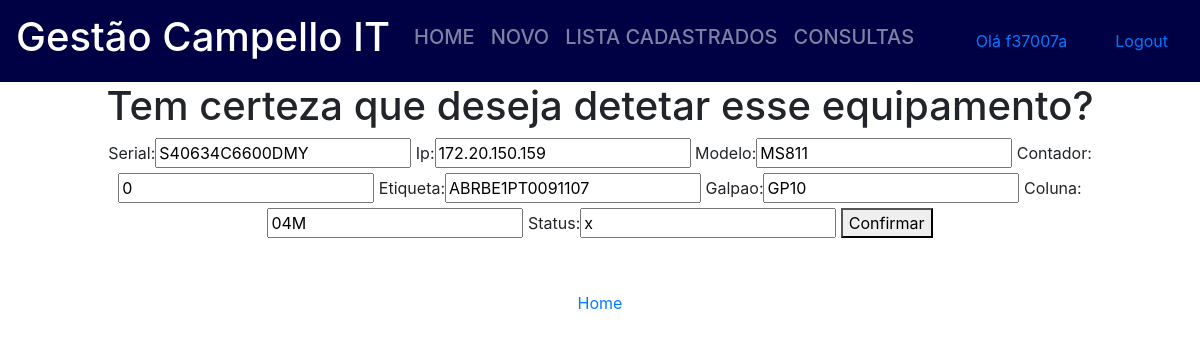
The app's page /printers/deletar/S40634C6600DMY (signed in) with its own data.
### impressora/models.py (models this page shows, shortened)
class Printer(models.Model):
    serial = models.CharField(max_length=20, primary_key=True)
    ip = models.GenericIPAddressField(null=True)
    modelo = models.CharField(max_length=8, null=True)
    contador = models.IntegerField(null=True)
    etiqueta = models.CharField(max_length=15)
    galpao = models.CharField(max_length=4)
    coluna = models.CharField(max_length=20)
    status = models.CharField(max_length=30, null=True)

### impressora/views.py (the view)
# urls.py: path('deletar/<str:id>', deletar, name='deletar'),
@login_required
def deletar(request, id): # Deleta o equipamento no banco de dados.
    printer = get_object_or_404(Printer, pk=id)
    form = Impressora(request.POST or None, request.FILES or None, instance=printer)
    if request.method == 'POST':
        printer.delete()
        return redirect('consultaPrinter')
    return render(request, 'deletar_printer.html', {'form': form})

### impressora/forms.py
class Impressora(ModelForm):
    class Meta:
        model = Printer
        widgets = {'etiqueta': forms.TextInput(attrs={'placeholder': 'EX: ABRBE1PT0091175'})}# Adiciona o placeholder
        fields = ['serial', 'ip', 'modelo', 'contador', 'etiqueta', 'galpao', 'coluna', 'status']

### impressora/templates/deletar_printer.html (shortened to what this page needs)
{% extends 'base.html' %}
{% block content %}
        <h1>Tem certeza que deseja detetar esse equipamento?</h1>
        <form method="POST">
            {{ form }}
            <button type="submit">Confirmar</button>
        </form>
        <br><br><a href="/">Home</a>
    {% endblock content %}

### impressora/templates/base.html (shortened to what this page needs)
<!doctype html>
<html lang="pt">
<head>
    <link rel="stylesheet" href="/static/bootstrap.css">
</head>
<body>
    <nav class="navbar navbar-expand-lg navbar-dark " style="background-color : #000045; margin-bottom: 0%">
            <a class="navbar-brand" href="#"><h1>Gestão Campello IT</h1></a>
            <div class="collapse navbar-collapse" id="navbarSupportedContent">
                <ul class="navbar-nav mr-auto">
                <li class="nav-item">
                    <h5><a class="nav-link" href="/">HOME</a></h5>
                </li>
                <li class="nav-item">
                    <h5><a class="nav-link" href="/printers/novo/">NOVO</a></h5>
                </li>
                <li class="nav-item">
                    <h5><a class="nav-link" href="/printers/lista/">LISTA CADASTRADOS</a></h5>
                </li>
                        <li class="nav-item">
                    <h5><a class="nav-link" href="/printers/consulta/">CONSULTAS</a></h5>
                </li>
                </ul>
                {% if user.is_authenticated %}
                    <div class="nav-link">
                        <a class="nav-link" href="#">Olá {{ user.username }}</a>
                    </div>
                     <div class="nav-link">
                    <a href="/logout/">Logout</a>
                    </div>
                {% else %}
                    <div class="nav-link">
                    <a href="/login/">Login</a>
                    </div>
                {% endif %}
            </div>
    </nav>
            <div class="container">
                {% block content %}
                {% endblock %}
            </div>
</body>
</html>

### records on screen
Printer: serial "S40634C6600DMY", ip "172.20.150.159", modelo "MS811", contador "0", etiqueta "ABRBE1PT0091107", galpao "GP10", coluna "04M", status "x"

### other values on screen
{{ user.username }} "f37007a"
